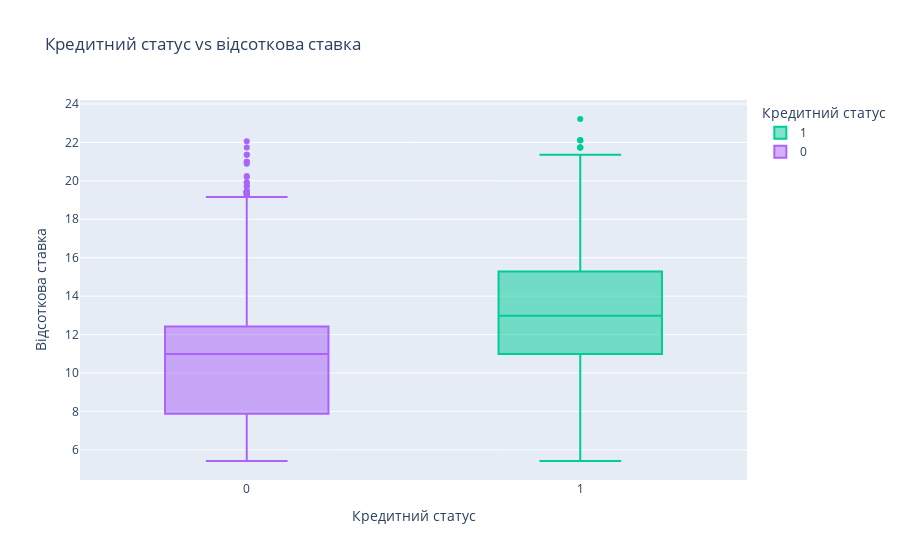

Here is the notebook cell this chart was saved with:
### Code cell
# Кредитний статус vs відсоткова ставка
fig = px.box(
    df,
    x='loan_status',
    y='loan_int_rate',
    title='Кредитний статус vs відсоткова ставка',
    labels={'loan_int_rate': 'Відсоткова ставка', 'loan_status': 'Кредитний статус'},
    color='loan_status',
    color_discrete_map={'No':'#2ecc71', 'Yes':'#e74c3c'}
)
fig.show()

### Figure 1 — Plotly figure (JSON) as saved in the notebook; plotly's stock layout.template omitted (floating-point values rounded to 4 significant figures; data arrays with more than 128 entries replaced by an {"elided": "..."} marker saying what was removed)
{"data": [{"alignmentgroup": "True", "hovertemplate": "Кредитний статус=%{x}<br>Відсоткова ставка=%{y}<extra></extra>", "legendgroup": "1", "marker": {"color": "#00cc96"}, "name": "1", "notched": false, "offsetgroup": "1", "orientation": "v", "showlegend": true, "type": "box", "x": {"elided": "6963 int values"}, "x0": " ", "xaxis": "x", "y": {"elided": "6963 float values"}, "y0": " ", "yaxis": "y"}, {"alignmentgroup": "True", "hovertemplate": "Кредитний статус=%{x}<br>Відсоткова ставка=%{y}<extra></extra>", "legendgroup": "0", "marker": {"color": "#ab63fa"}, "name": "0", "notched": false, "offsetgroup": "0", "orientation": "v", "showlegend": true, "type": "box", "x": {"elided": "24134 int values"}, "x0": " ", "xaxis": "x", "y": {"elided": "24134 float values"}, "y0": " ", "yaxis": "y"}], "layout": {"boxmode": "overlay", "legend": {"title": {"text": "Кредитний статус"}, "tracegroupgap": 0}, "title": {"text": "Кредитний статус vs відсоткова ставка"}, "xaxis": {"anchor": "y", "categoryarray": [1, 0], "categoryorder": "array", "domain": [0, 1], "title": {"text": "Кредитний статус"}}, "yaxis": {"anchor": "x", "domain": [0, 1], "title": {"text": "Відсоткова ставка"}}}}
